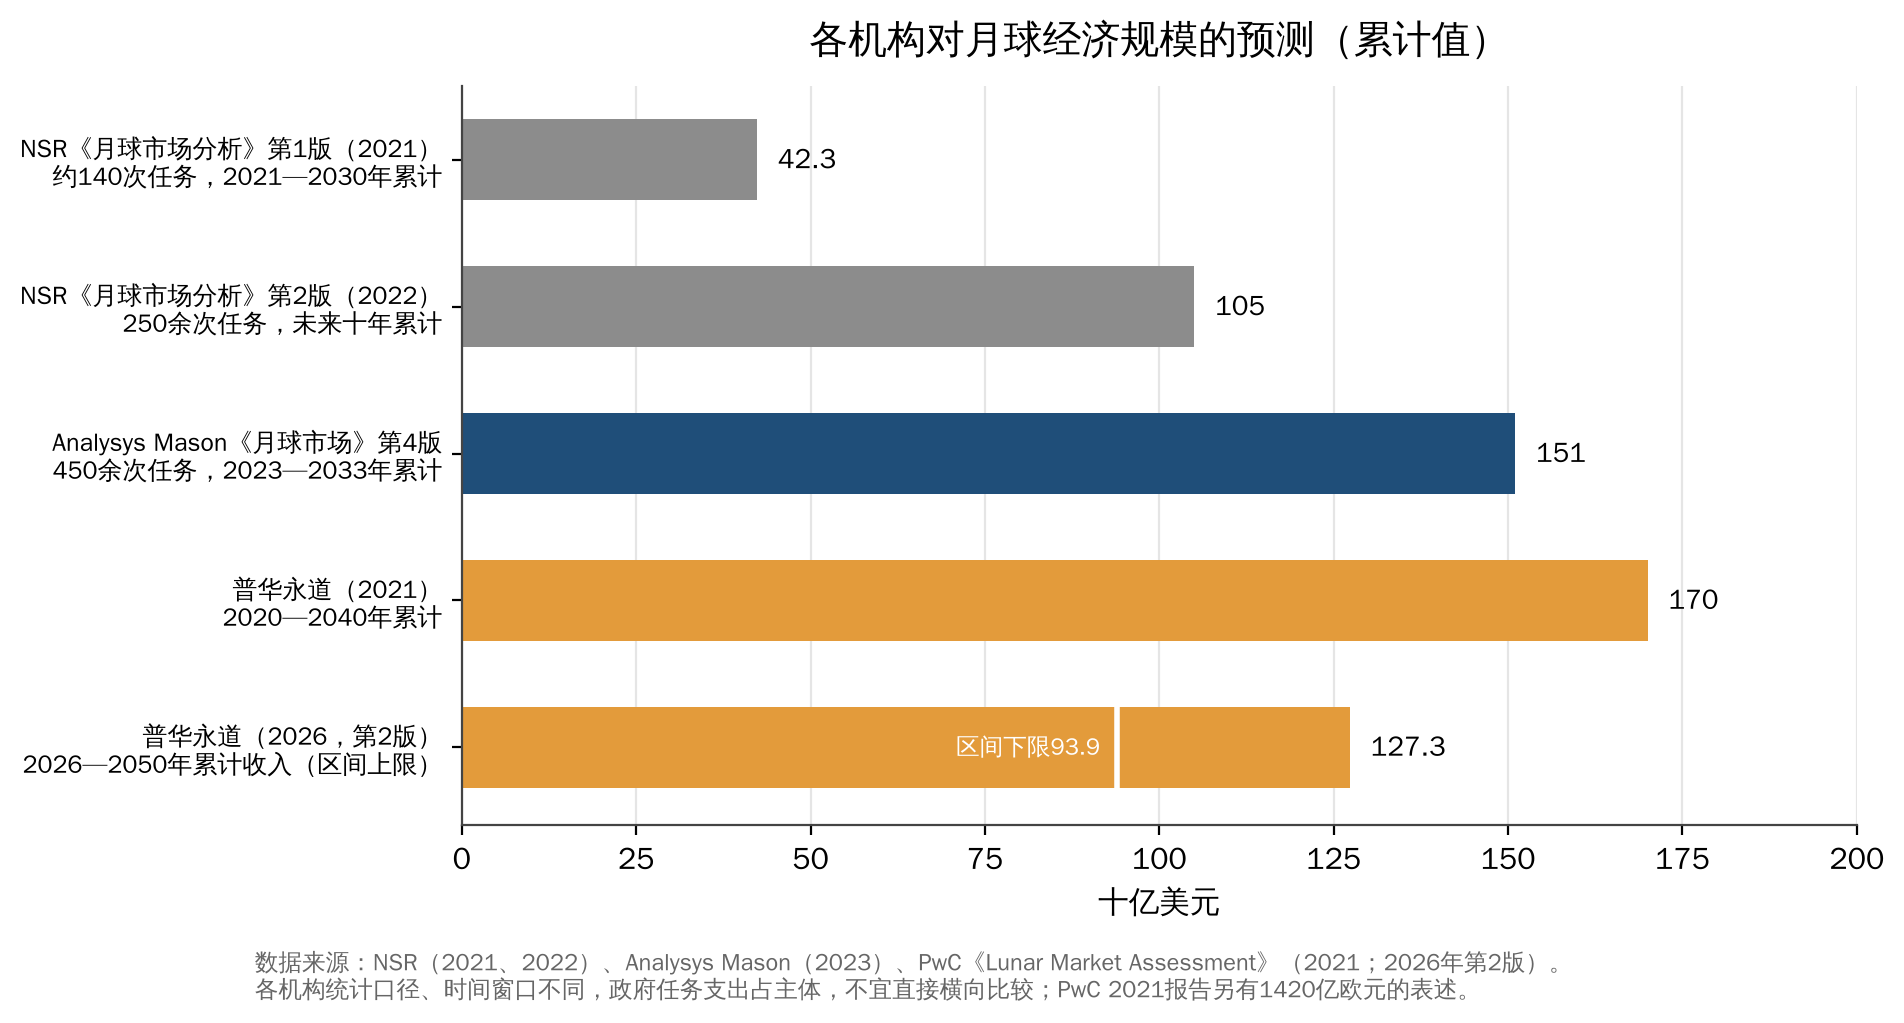

Write Python code to recreate this figure.
import sys, pathlib
sys.path.insert(0, str(pathlib.Path(__file__).resolve().parents[2] / "common"))
from chartstyle import plt, PALETTE, ACCENT, GREY, save, source_note

rows = [
    ("NSR《月球市场分析》第1版（2021）\n约140次任务，2021—2030年累计", 42.3, PALETTE[5]),
    ("NSR《月球市场分析》第2版（2022）\n250余次任务，未来十年累计", 105, PALETTE[5]),
    ("Analysys Mason《月球市场》第4版\n450余次任务，2023—2033年累计", 151, PALETTE[0]),
    ("普华永道（2021）\n2020—2040年累计", 170, PALETTE[3]),
    ("普华永道（2026，第2版）\n2026—2050年累计收入（区间上限）", 127.3, PALETTE[3]),
]
fig, ax = plt.subplots(figsize=(9, 4.8))
y = list(range(len(rows)))[::-1]
ax.barh(y, [r[1] for r in rows], color=[r[2] for r in rows], height=0.55)
for yi, r in zip(y, rows):
    ax.text(r[1] + 3, yi, f"{r[1]:g}", va="center", fontsize=10)
# 普华永道2026区间下限
ax.plot([93.9, 93.9], [y[-1] - 0.3, y[-1] + 0.3], color="white", lw=2)
ax.text(91.5, y[-1], "区间下限93.9", ha="right", va="center", fontsize=8.5, color="white")
ax.set_yticks(y); ax.set_yticklabels([r[0] for r in rows], fontsize=9)
ax.set_xlim(0, 200)
ax.set_xlabel("十亿美元")
ax.grid(axis="x", color="#E5E5E5"); ax.grid(axis="y", visible=False)
ax.set_title("各机构对月球经济规模的预测（累计值）")
source_note(fig, "数据来源：NSR（2021、2022）、Analysys Mason（2023）、PwC《Lunar Market Assessment》（2021；2026年第2版）。\n各机构统计口径、时间窗口不同，政府任务支出占主体，不宜直接横向比较；PwC 2021报告另有1420亿欧元的表述。")
save(fig, __file__)
